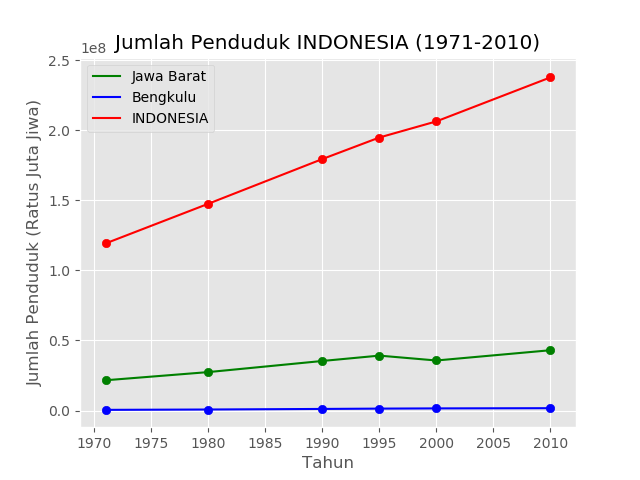

The Python source for this figure:
import numpy as np
import pandas as pd
import matplotlib.pyplot as plt

# =========================================
# Preprocessing
# =========================================

df = pd.read_excel(
    'indo_12_1.xls',
    header = 3, 
    names = ['provinsi', 1971, 1980, 1990, 1995, 2000, 2010],
    na_values = ['-', 'NaN'],
)
df = df.dropna()
df = df.interpolate()
df = df.set_index('provinsi')
# print(df.tail(10))

# =========================================
# Plotting
# =========================================

plt.style.use('ggplot')

#Plot Provinsi Penduduk Terbanyak 2010
dfx = df.drop(df.tail(1).index)
# print(dfx)
dfprovmax2010 = dfx.loc[dfx.index[dfx[2010]==dfx[2010].max()]]
# print(dfprovmax2010)
x = dfprovmax2010.columns.values
# print(x)
y = dfprovmax2010.values.reshape(6,)
# print(y)
plt.plot(x, y, 'g-', label = ''.join(dfprovmax2010.index.values))
plt.scatter(x, y, color = 'g')

#Plot Provinsi Penduduk Tesedikit 1971
dfprovmin1971 = df.loc[df.index[df[1971]==df[1971].min()]]
# print(dfprovmin1971)
x = dfprovmin1971.columns.values
# print(x)
y = dfprovmin1971.values.reshape(6,)
# print(y)
plt.plot(x, y, 'b-', label = ''.join(dfprovmin1971.index.values))
plt.scatter(x, y, color = 'b')

#Plot Jumlah Penduduk Indonesia
dfsumcitizen = df.tail(1)
# print(dfsumcitizen)
x = dfsumcitizen.columns.values
# print(x)
y = dfsumcitizen.values.reshape(6,)
# print(y)
plt.plot(x, y, 'r-', label = ''.join(dfsumcitizen.index.values))
plt.scatter(x, y, color = 'r')

#Finishing Plot
plt.legend()
plt.xlabel('Tahun')
plt.ylabel('Jumlah Penduduk (Ratus Juta Jiwa)')
plt.title('Jumlah Penduduk INDONESIA (1971-2010)')
plt.grid(True)
plt.show()
